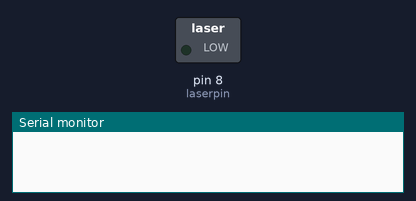
Bench run of a sketch on a simulated Arduino Uno, built with avr-gcc and run on an emulated ATmega328P. Parts: switched loads named in the sketch (green lamp = pin HIGH), the last lines printed to the serial monitor.

Above: at 0.5 s.
At 5.92 s:
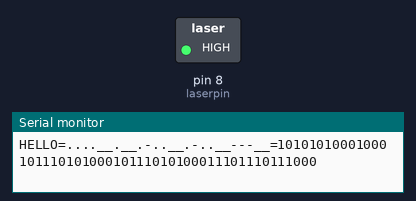
Timing chart, 0 to 8.3 s (numbered marks = the images above):
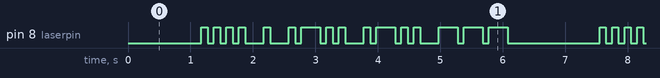

Measured:
- by itself, pin 8 (laserpin): moves between LOW and HIGH, repeating every 6.4 s
- by itself, everything shown: repeats every 6.4 s, in 32 steps

The sketch:

laser_emmiter.ino
```cpp
#include <avr/pgmspace.h>

int laserpin = 8;
int morseUnit = 100;

String message;
String morseMessage;
String binMessage;
int gallerySize=26;

const String letterGallery[26]= {
  "A","B","C","D","E","F","G","H","I","J","K","L","M","N","O","P","Q","R","S","T","U","V","W","X","Y","Z"    };
const String morseGallery[26]= {
  ".-","-...","-.-.","-..",".","..-.","--.","....","..",".---","-.-",".-..","--","-.","---",".--.","--.-",
  ".-.","...","-","..-","...-",".--","-..-","-.--","--.."    };


void setup() {
  pinMode(laserpin, OUTPUT);
  Serial.begin(9600);
}


void loop() {
  delay(1000);
  message = "Hello";//Serial.readString();
  message.toUpperCase();
  message.trim();

  morseMessage = "";
  if(message.length() == 0){
  }
  else{
    morseMessage = strToMorse(message);
    delay(20);
    binMessage = morseToBin(morseMessage);
    delay(20);
    Serial.print(message + "=");
    Serial.print(morseMessage + "=");
    Serial.print(binMessage + "\n");
    delay(100);
    beamMeOut(binMessage);
  }

}


String strToMorse(String inMsg1){

  String outMsg1="";
  String nowLetter="";
  String nowMorse="";


  for (int i=0; i<inMsg1.length(); i++){

    nowLetter = String(inMsg1.charAt(i));


    if (nowLetter == " "){
      nowMorse = "______";
    }
    else{
      for (int i=0; i<gallerySize; i++) {
        if (nowLetter == letterGallery[i]) {
          nowMorse = morseGallery[i] + "__";
        }
      }
    }

    outMsg1 = outMsg1 + nowMorse;

  }

  return outMsg1;
}

String morseToBin(String inMsg){
  String nowLetter="";
  String outMsg="";

  for (int j=0; j<inMsg.length(); j++){

    nowLetter = String(inMsg.charAt(j));

    if(nowLetter=="."){
      outMsg = outMsg + "1" + "0";
    }
    else if( nowLetter=="-"){
      outMsg = outMsg + "111" + "0";
    }
    else if(nowLetter=="_"){
      outMsg = outMsg + "0";
    }
    else{
    }
  }
  return outMsg;
}

void beamMeOut(String inMsg){

  for (int k=0; k<inMsg.length(); k++){

    if (String(inMsg.charAt(k)) == "1"){
      digitalWrite(laserpin, HIGH);
    }
    else if (String(inMsg.charAt(k)) == "0"){
      digitalWrite(laserpin, LOW);
    }
    delay(morseUnit);
  }
}
```
